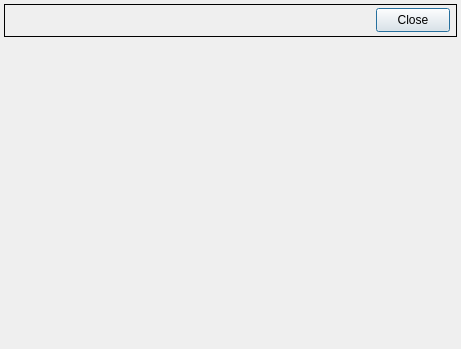
<?xml version="1.0" encoding="UTF-8"?>
<ui version="4.0">
 <class>Control</class>
 <widget class="QDialog" name="Control">
  <property name="geometry">
   <rect>
    <x>0</x>
    <y>0</y>
    <width>461</width>
    <height>349</height>
   </rect>
  </property>
  <property name="windowTitle">
   <string>Dialog</string>
  </property>
  <widget class="QFrame" name="frame">
   <property name="geometry">
    <rect>
     <x>4</x>
     <y>4</y>
     <width>453</width>
     <height>33</height>
    </rect>
   </property>
   <property name="frameShape">
    <enum>QFrame::Box</enum>
   </property>
   <property name="frameShadow">
    <enum>QFrame::Plain</enum>
   </property>
   <widget class="QPushButton" name="ctrlClosePB">
    <property name="geometry">
     <rect>
      <x>372</x>
      <y>4</y>
      <width>74</width>
      <height>24</height>
     </rect>
    </property>
    <property name="text">
     <string>Close</string>
    </property>
   </widget>
   <widget class="QELabel" name="qelabel">
    <property name="geometry">
     <rect>
      <x>8</x>
      <y>4</y>
      <width>81</width>
      <height>25</height>
     </rect>
    </property>
    <property name="font">
     <font>
      <pointsize>12</pointsize>
     </font>
    </property>
    <property name="variable" stdset="0">
     <string>$(P):LI:$(M)-$(N):DATA.DESC</string>
    </property>
    <property name="variableSubstitutions" stdset="0">
     <string>P=CHA,M=2531-1,N=2</string>
    </property>
    <property name="displayAlarmState">
     <bool>false</bool>
    </property>
   </widget>
   <widget class="QELabel" name="qelabel_6">
    <property name="geometry">
     <rect>
      <x>96</x>
      <y>8</y>
      <width>81</width>
      <height>16</height>
     </rect>
    </property>
    <property name="font">
     <font>
      <pointsize>11</pointsize>
      <weight>75</weight>
      <bold>true</bold>
     </font>
    </property>
    <property name="variable" stdset="0">
     <string>$(P):MBBI:$(M)-$(N):MOTOR:STATE</string>
    </property>
    <property name="variableSubstitutions" stdset="0">
     <string>P=CHA,M=2531-1,N=2</string>
    </property>
    <property name="displayAlarmState">
     <bool>false</bool>
    </property>
   </widget>
  </widget>
  <widget class="QEForm" name="qeform">
   <property name="geometry">
    <rect>
     <x>4</x>
     <y>42</y>
     <width>452</width>
     <height>300</height>
    </rect>
   </property>
   <property name="uiFile" stdset="0">
    <string>/afs/slac/g/testfac/tools/display/beckhoff/common/ui/control.ui</string>
   </property>
  </widget>
 </widget>
 <customwidgets>
  <customwidget>
   <class>QEForm</class>
   <extends>QWidget</extends>
   <header>QEForm.h</header>
  </customwidget>
  <customwidget>
   <class>QELabel</class>
   <extends>QLabel</extends>
   <header>QELabel.h</header>
  </customwidget>
 </customwidgets>
 <resources/>
 <connections/>
</ui>
